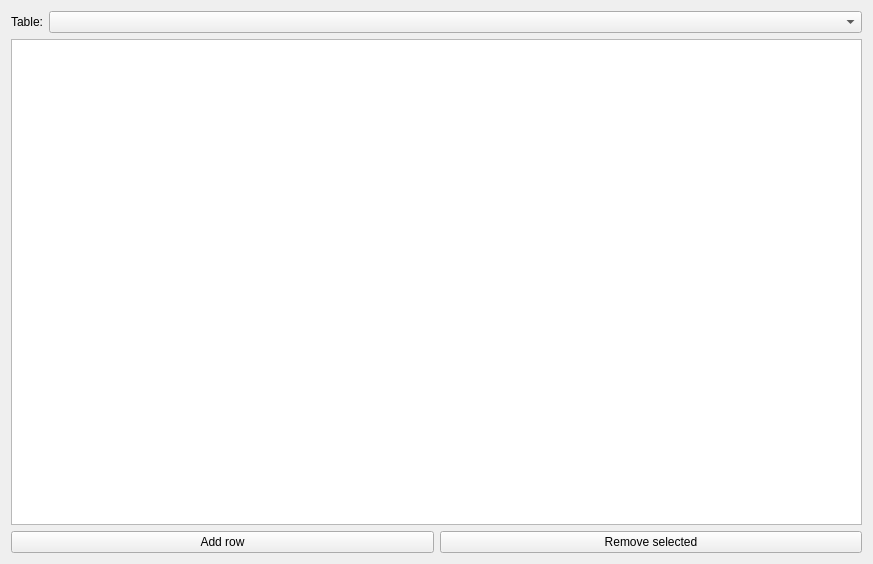
<?xml version="1.0" encoding="UTF-8"?>
<ui version="4.0">
 <class>DatabaseEditor</class>
 <widget class="QWidget" name="DatabaseEditor">
  <property name="geometry">
   <rect>
    <x>0</x>
    <y>0</y>
    <width>873</width>
    <height>564</height>
   </rect>
  </property>
  <property name="windowTitle">
   <string>Form</string>
  </property>
  <layout class="QVBoxLayout" name="verticalLayout">
   <item>
    <layout class="QHBoxLayout" name="horizontalLayout">
     <item>
      <widget class="QLabel" name="label">
       <property name="sizePolicy">
        <sizepolicy hsizetype="Maximum" vsizetype="Preferred">
         <horstretch>0</horstretch>
         <verstretch>0</verstretch>
        </sizepolicy>
       </property>
       <property name="text">
        <string>Table:</string>
       </property>
      </widget>
     </item>
     <item>
      <widget class="QComboBox" name="tableComboBox"/>
     </item>
    </layout>
   </item>
   <item>
    <widget class="QTableView" name="tableView"/>
   </item>
   <item>
    <layout class="QHBoxLayout" name="horizontalLayout_2">
     <item>
      <widget class="QPushButton" name="addRowPushButton">
       <property name="text">
        <string>Add row</string>
       </property>
      </widget>
     </item>
     <item>
      <widget class="QPushButton" name="removeSelectedPushButton">
       <property name="text">
        <string>Remove selected</string>
       </property>
      </widget>
     </item>
    </layout>
   </item>
  </layout>
 </widget>
 <resources/>
 <connections/>
</ui>
